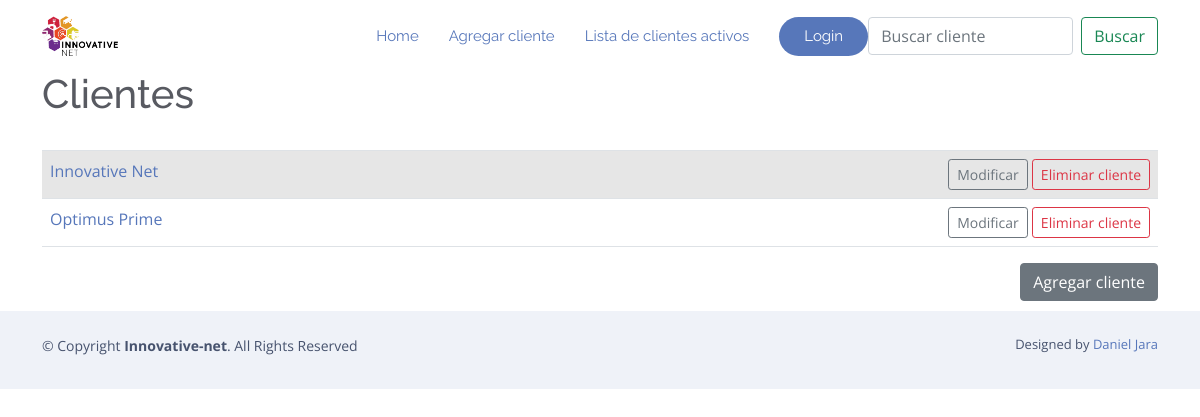
The app's page /clientes, older data.
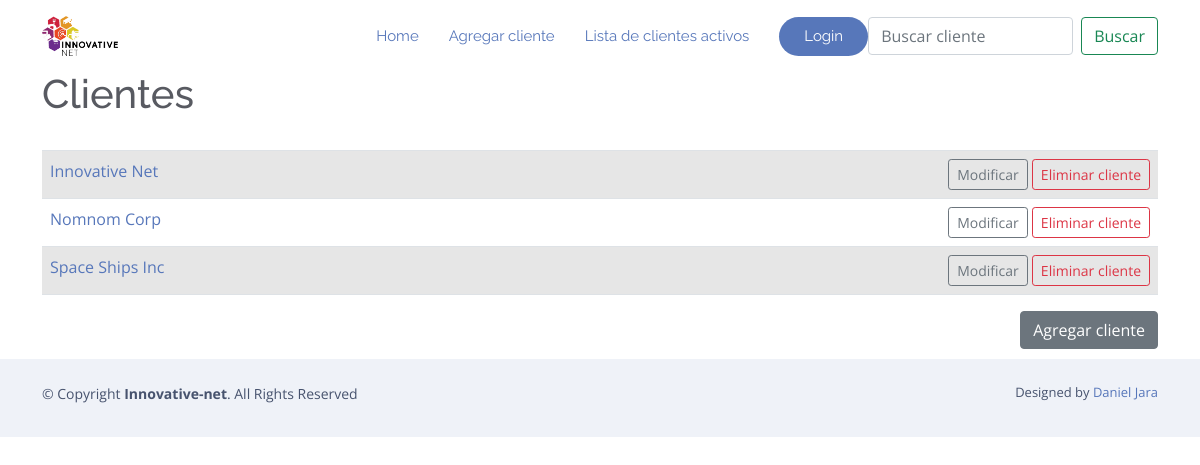
The same page, newer data.
### RPA/models.py (models this page shows)
class Cliente(models.Model):
    usuario = models.ForeignKey(User, on_delete=models.CASCADE, null=True, blank=True)
    nombre = models.CharField('Nombre de la compañia cliente',max_length=200)
    encargado = models.CharField('Nombre del contacto dentro de la empresa',max_length
    =120)
    puesto_encargado = models.CharField('Puesto del contacto',max_length
    =120)
    numero_contacto=models.CharField('Numero de telefono para contactar',max_length
    =10)
    correo_contacto=models.EmailField('Correo para contactar',blank=True)
    lugar_de_mantenimiento = models.CharField('Lugar en que se realizara el mantenimiento',max_length
    =120,blank=True)
    descripcion_cotizacion = models.TextField('Descripcion de la cotizacion',blank=True)
    fecha = models.DateTimeField('Fecha de realizacion de la cotizacion',blank=True,null=True)
    mantenimiento = models.ManyToManyField(Mantenimiento, blank=True, related_name='cliente')
    dispositivo = models.ManyToManyField(Dispositivo, blank=True, related_name="cliente")
    def __str__(self):
        return self.nombre
    class Meta:
        ordering = ['nombre']

### RPA/views.py (the view)
# urls.py: path('clientes',views.todos_clientes, name='lista_clientes'),
def todos_clientes(request):
    lista_clientes = Cliente.objects.all()
    return render(request,'mantenimientos/Clientes.html',{'lista_clientes':lista_clientes})

### RPA/templates/mantenimientos/Clientes.html
{% extends 'mantenimientos/base.html'%}
{% load static %}
{% block body %}
        <h1>Clientes</h1>
        <br/>
        <table class="table table-striped table-hover table bordered">
        {% for cliente in lista_clientes %}
                <tr>
                        <td>
                              <a href="{% url 'mostrar_cliente' cliente.id %}"
                              >{{ cliente }}</a>
                                </td>
                        <td align="right">
                                <a href="{% url 'modificar_cliente' cliente.id %}">
                                        <button type="button" class="btn btn-outline-secondary btn-sm">Modificar</button>
                                </a>
                                <a href="{% url 'eliminar_cliente' cliente.id%}">
                                        <button type="button" class="btn btn-outline-danger btn-sm">Eliminar cliente</button>
                                </a>
                        </td>
                </tr>
        {% endfor %}
        </table>
        <a href="{% url 'agregar_cliente' %}">
                        <button type="button" class="btn btn-secondary"style="float: right">Agregar cliente</button>
        </a>
        <br/>
        <br/>
{% endblock %}

Row changes from the older to the newer data that the page shows:
removed Cliente: nombre "Optimus Prime"
added Cliente: nombre "Nomnom Corp"
added Cliente: nombre "Space Ships Inc"
